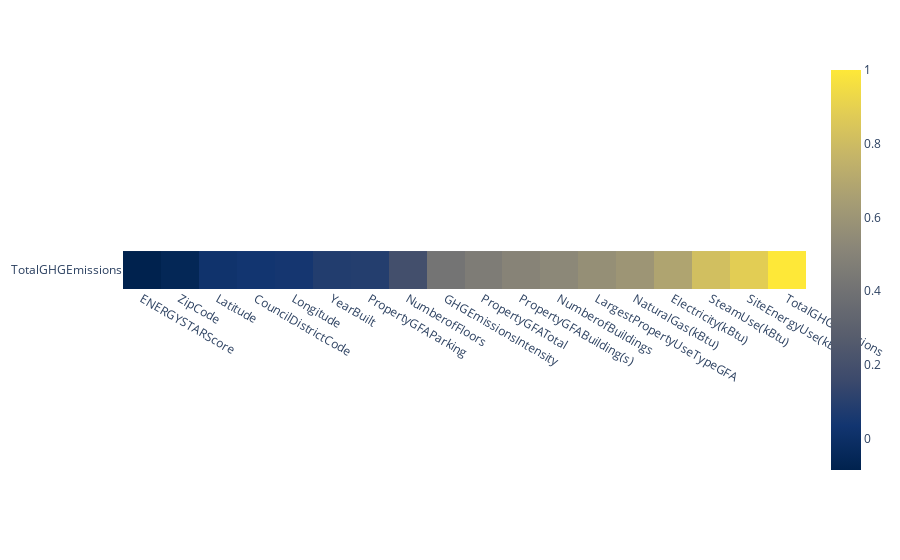

Notebook code for this chart:
### Code cell
df_corr = df.select_dtypes(include=['int64', 'float64']).corr()
df_corr = df_corr.sort_values(by='TotalGHGEmissions')[['TotalGHGEmissions']].T
px.imshow(df_corr, color_continuous_scale='cividis')

### Figure 1 — Plotly figure (JSON) as saved in the notebook; plotly's stock layout.template omitted (floating-point values rounded to 4 significant figures)
{"data": [{"coloraxis": "coloraxis", "hovertemplate": "x: %{x}<br>y: %{y}<br>color: %{z}<extra></extra>", "name": "0", "type": "heatmap", "x": ["ENERGYSTARScore", "ZipCode", "Latitude", "CouncilDistrictCode", "Longitude", "YearBuilt", "PropertyGFAParking", "NumberofFloors", "GHGEmissionsIntensity", "PropertyGFATotal", "PropertyGFABuilding(s)", "NumberofBuildings", "LargestPropertyUseTypeGFA", "NaturalGas(kBtu)", "Electricity(kBtu)", "SteamUse(kBtu)", "SiteEnergyUse(kBtu)", "TotalGHGEmissions"], "xaxis": "x", "y": ["TotalGHGEmissions"], "yaxis": "y", "z": [[-0.08503, -0.05516, 0.02105, 0.03509, 0.0437, 0.08198, 0.08903, 0.1905, 0.4171, 0.4614, 0.5021, 0.5287, 0.5656, 0.6018, 0.6784, 0.815, 0.8827, 1]]}], "layout": {"autosize": true, "coloraxis": {"colorscale": [[0, "#00224e"], [0.1111, "#123570"], [0.2222, "#3b496c"], [0.3333, "#575d6d"], [0.4444, "#707173"], [0.5556, "#8a8678"], [0.6667, "#a59c74"], [0.7778, "#c3b369"], [0.8889, "#e1cc55"], [1, "#fee838"]]}, "margin": {"t": 60}, "xaxis": {"anchor": "y", "autorange": true, "constrain": "domain", "domain": [0, 1], "range": [-0.5, 17.5], "scaleanchor": "y", "type": "category"}, "yaxis": {"anchor": "x", "autorange": true, "constrain": "domain", "domain": [0.4131, 0.5869], "range": [0.5, -0.5], "type": "category"}}}
